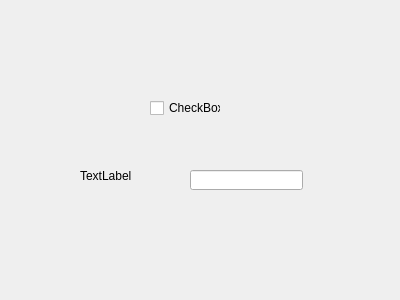
<?xml version="1.0" encoding="UTF-8"?>
<ui version="4.0">
 <class>Form</class>
 <widget class="QWidget" name="Form">
  <property name="enabled">
   <bool>true</bool>
  </property>
  <property name="geometry">
   <rect>
    <x>0</x>
    <y>0</y>
    <width>400</width>
    <height>300</height>
   </rect>
  </property>
  <property name="windowTitle">
   <string>Form</string>
  </property>
  <widget class="QCheckBox" name="checkBox">
   <property name="geometry">
    <rect>
     <x>150</x>
     <y>100</y>
     <width>71</width>
     <height>16</height>
    </rect>
   </property>
   <property name="text">
    <string>CheckBox</string>
   </property>
  </widget>
  <widget class="QLabel" name="label">
   <property name="enabled">
    <bool>true</bool>
   </property>
   <property name="geometry">
    <rect>
     <x>80</x>
     <y>170</y>
     <width>54</width>
     <height>12</height>
    </rect>
   </property>
   <property name="text">
    <string>TextLabel</string>
   </property>
  </widget>
  <widget class="QLineEdit" name="lineEdit">
   <property name="geometry">
    <rect>
     <x>190</x>
     <y>170</y>
     <width>113</width>
     <height>20</height>
    </rect>
   </property>
  </widget>
 </widget>
 <resources/>
 <connections>
  <connection>
   <sender>checkBox</sender>
   <signal>clicked(bool)</signal>
   <receiver>lineEdit</receiver>
   <slot>setEnabled(bool)</slot>
   <hints>
    <hint type="sourcelabel">
     <x>185</x>
     <y>108</y>
    </hint>
    <hint type="destinationlabel">
     <x>246</x>
     <y>179</y>
    </hint>
   </hints>
  </connection>
  <connection>
   <sender>checkBox</sender>
   <signal>clicked(bool)</signal>
   <receiver>label</receiver>
   <slot>setVisible(bool)</slot>
   <hints>
    <hint type="sourcelabel">
     <x>185</x>
     <y>107</y>
    </hint>
    <hint type="destinationlabel">
     <x>106</x>
     <y>175</y>
    </hint>
   </hints>
  </connection>
 </connections>
</ui>
